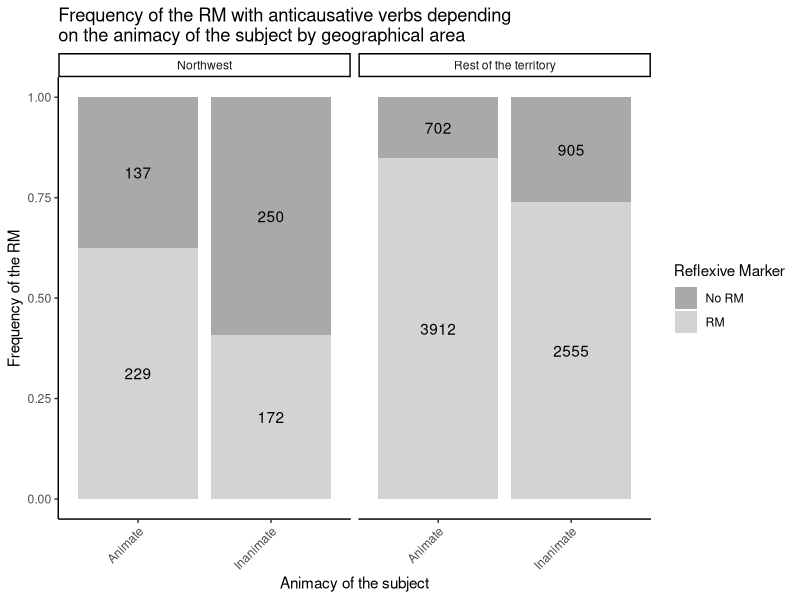
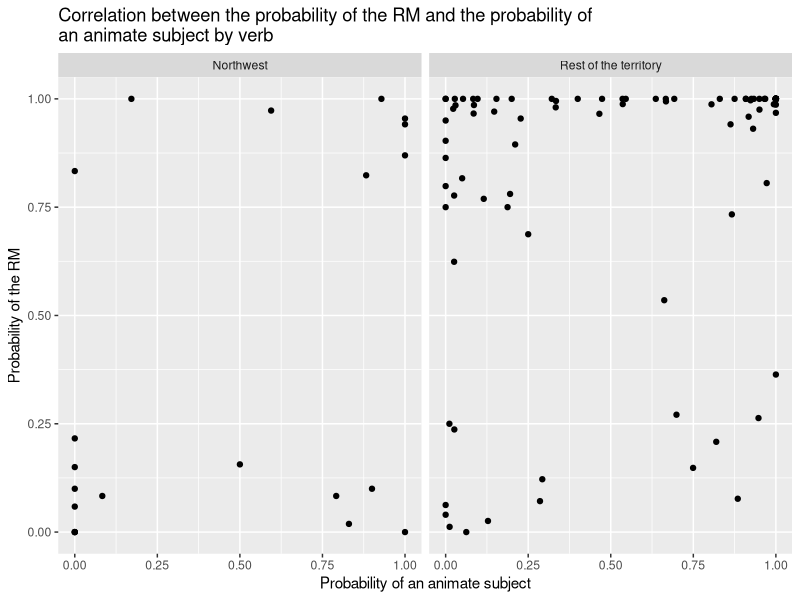
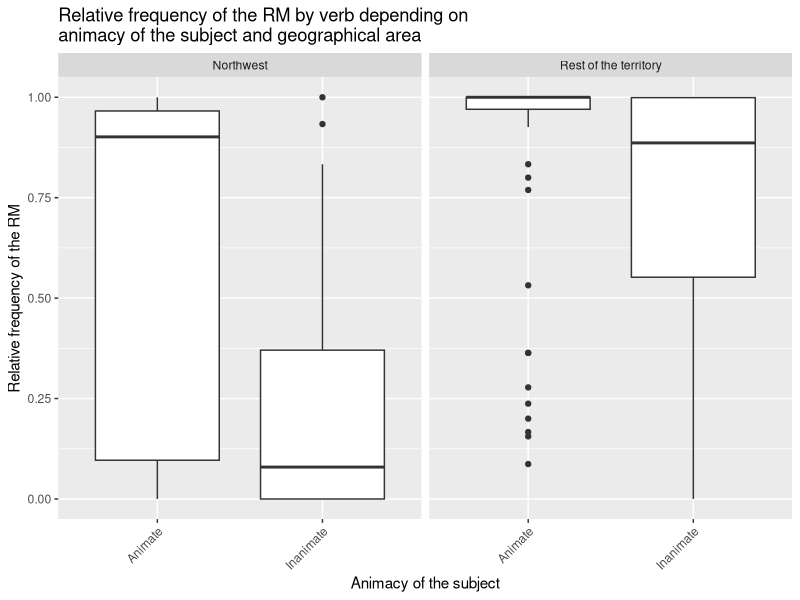
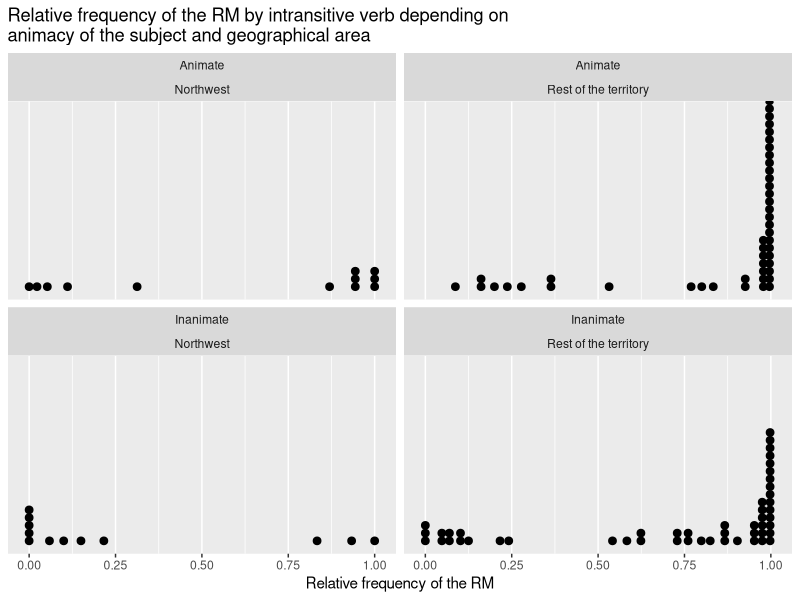
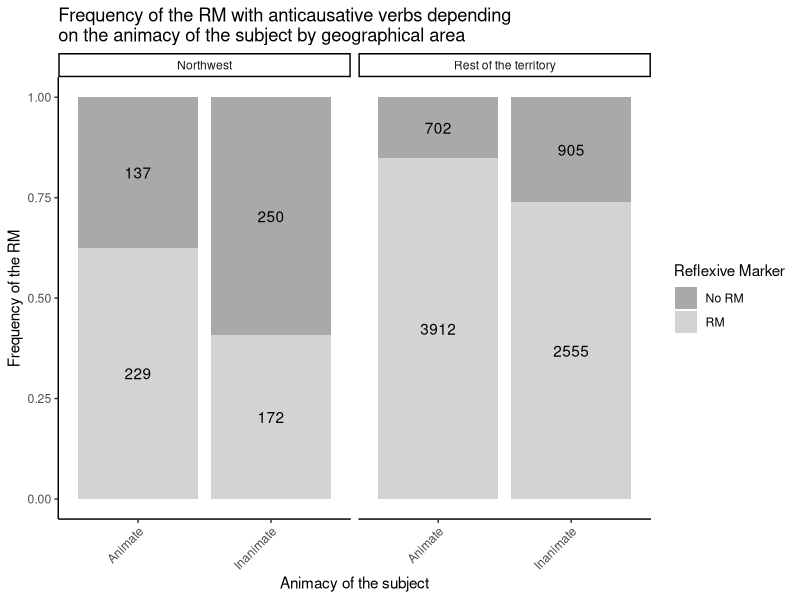
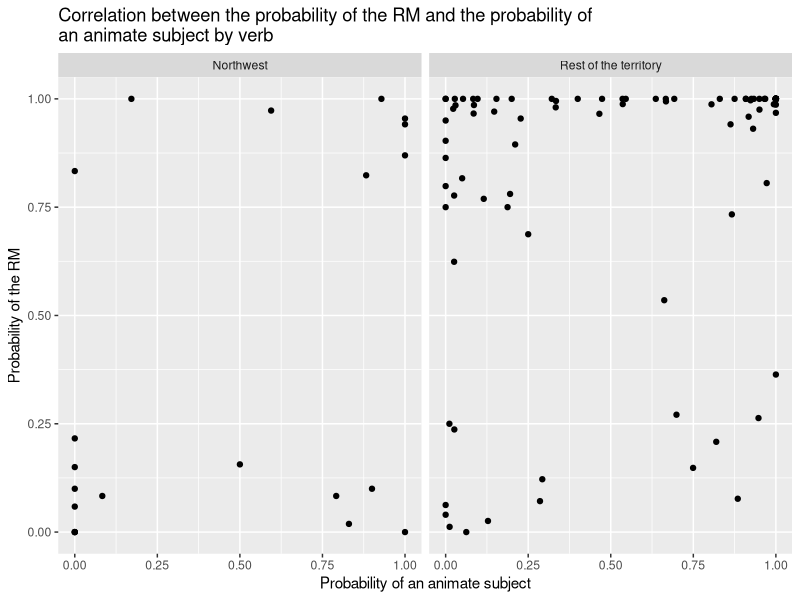
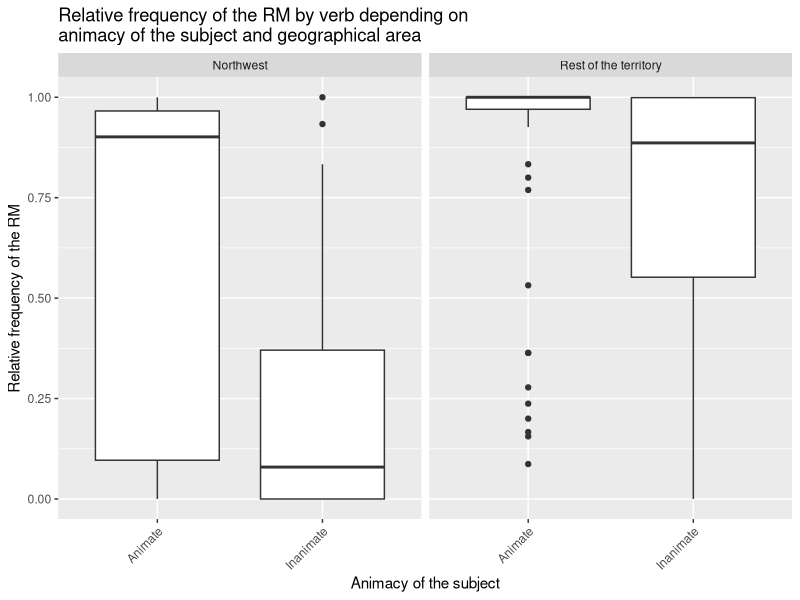
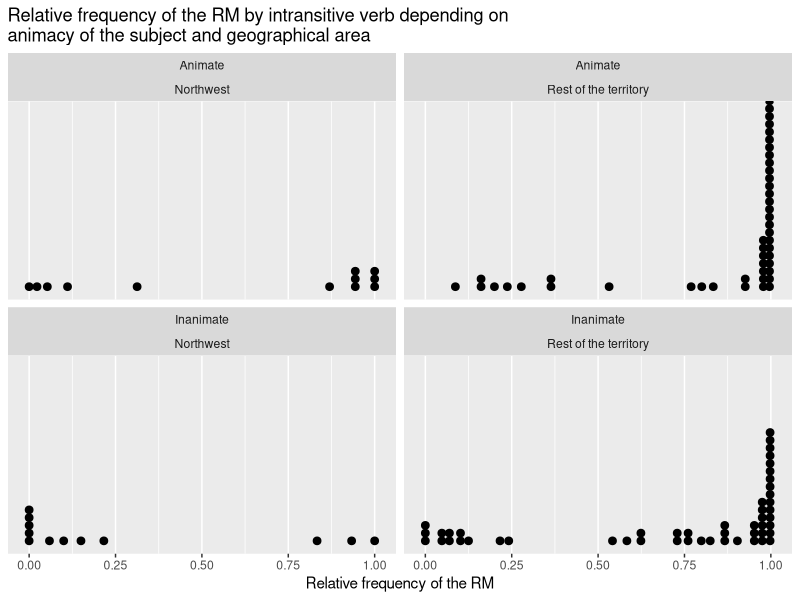

These charts were generated, in order, by the following R code:
#Carlota de Benito Moreno
#The middle voice in Ibero-Romance
#July 26th 2021
#Chapter 4
#Section 4.6. Animacy of the subject
#Animacy for section 5.3: line 128

#load library
library(tidyverse)

#read table
animacy <- read_delim("Subtabla_anticausativos2019.csv", delim=";")

#clean table
animacy <- animacy %>% 
  mutate(Animacion_sujeto = ifelse(Animacion_sujeto %in% c("Inanimado", "Evento", "Impersonal", "Vehiculo"), 
                                   "Inanimate", "Animate")) %>% 
  mutate(Pron_reflexivo = ifelse(Pron_reflexivo == "No", "No RM", "RM")) %>% 
  mutate(Area_dialectal = ifelse(Area_dialectal == "Noroeste", "Northwest", "Rest of the territory"))


#Barplot by area
##create table with RM probabilities by subject animacy and area
antic_animacy <- animacy %>%
  count(Area_dialectal, Animacion_sujeto, Pron_reflexivo) %>%
  group_by(Area_dialectal, Animacion_sujeto) %>%
  mutate(total=sum(n), 
         prop=(n/total*100))

##create plot
ggplot(antic_animacy, aes(x=Animacion_sujeto,y=prop, group=Pron_reflexivo)) + 
  geom_col(aes(fill=Pron_reflexivo), position = "fill") + 
  labs(title="Frequency of the RM with anticausative verbs depending \non the animacy of the subject by geographical area", x="Animacy of the subject", y="Frequency of the RM", fill="Reflexive Marker") +
  geom_text(aes(label = n), position = position_fill(vjust = .5)) + 
  theme_classic() +
  scale_fill_manual(values=c('darkgrey','lightgray')) + 
  theme(axis.text.x = element_text(angle = 45, hjust = 1)) + 
  facet_wrap(~ Area_dialectal)

##save plot
ggsave("antic_animacy.png", height = 4, width = 6) #saves the last plot


#Dotplots of the correlation (faceted by area)
#grouped by verb, selected those who have more than 9 occurrences

##create table with RM probabilities by verb and area
animacy_RM_vbs <- animacy %>%
  group_by(Area_dialectal, Verbo) %>%
  count(Pron_reflexivo) %>%
  spread(Pron_reflexivo, n)  %>%
  mutate_if(is.numeric, ~(ifelse(is.na(.), 0, .))) %>%
  mutate(Total = `No RM` + RM, RM_prob = RM/Total) %>%
  filter(Total > 9) %>%
  ungroup()

##create table with probabilities of having an animate subject by verb and area
animacy_Anim_vbs <- animacy %>%
  group_by(Area_dialectal, Verbo) %>%
  count(Animacion_sujeto) %>%
  spread(Animacion_sujeto, n)  %>%
  mutate_if(is.numeric, ~(ifelse(is.na(.), 0, .))) %>%
  mutate(Total = Animate + Inanimate, Anim_prob = Animate/Total) %>%
  filter(Total > 9) %>%
  ungroup()

##join tables
animacy_cor_vbs <- full_join(animacy_Anim_vbs, animacy_RM_vbs, by=c("Verbo", "Area_dialectal"))


##create plot
ggplot(animacy_cor_vbs, aes(Anim_prob, RM_prob)) + 
  geom_point() + 
  labs(title="Correlation between the probability of the RM and the probability of \nan animate subject by verb", x="Probability of an animate subject", y="Probability of the RM") + 
  facet_wrap(c("Area_dialectal"))

##save plot
ggsave("animacy_cor_vbs.png", width = 9, height = 7) #saves the last plot


#Boxplots by areas
##create table with RM probabilities by verb and area
animacy_boxplot <- animacy %>%
  group_by(Area_dialectal, Animacion_sujeto, Verbo) %>%
  count(Pron_reflexivo) %>%
  spread(Pron_reflexivo, n) %>%
  mutate_if(is.numeric, ~(ifelse(is.na(.), 0, .))) %>%
  mutate(Total = RM + `No RM`, RM_prob = RM/Total) %>%
  filter(Total > 9) %>%
  ungroup()

##check number of verbs in each area and category
animacy_boxplot %>%
  group_by(Area_dialectal) %>%
  count(Animacion_sujeto)

##create boxplot
ggplot(animacy_boxplot, aes(x=Animacion_sujeto, y=RM_prob)) + 
  geom_boxplot() +
  labs(title="Relative frequency of the RM by verb depending on \nanimacy of the subject and geographical area", x="Animacy of the subject", y="Relative frequency of the RM") + 
  theme(axis.text.x = element_text(angle = 45, hjust = 1)) + 
  ylim(0,1) + 
  facet_wrap(c("Area_dialectal"))

##save plot
ggsave("animacy_boxplot.png", width = 7, height = 6) #saves the last plot

#calculate central summary statistics for each subsample
##Northwest, Animate
animacy_boxplot %>% 
  filter(Area_dialectal == "Northwest", Animacion_sujeto == "Animate") %>% 
  summary()
  
##Northwest, Inanimate
animacy_boxplot %>% 
  filter(Area_dialectal == "Northwest", Animacion_sujeto == "Inanimate") %>% 
  summary()

##Rest of the territory, Animate
animacy_boxplot %>% 
  filter(Area_dialectal == "Rest of the territory", Animacion_sujeto == "Animate") %>% 
  summary()

##Rest of the territory, Inanimate
animacy_boxplot %>% 
  filter(Area_dialectal == "Rest of the territory", Animacion_sujeto == "Inanimate") %>% 
  summary()

#Section 5.3
#Dotplots with facets
animacy_boxplot %>% 
  ggplot(aes(x=RM_prob)) + 
  geom_dotplot(binwidth=0.0224) + 
  scale_y_continuous(NULL, breaks = NULL) +
  labs(title="Relative frequency of the RM by intransitive verb depending on \nanimacy of the subject and geographical area", x="Relative frequency of the RM") + 
  facet_wrap(c("Animacion_sujeto", "Area_dialectal"))

#save plot
ggsave("animacy_dotplot.png", width = 6, height = 7) #saves the last plot


